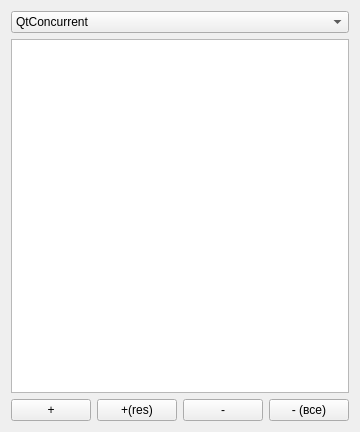
<?xml version="1.0" encoding="UTF-8"?>
<ui version="4.0">
 <class>ImageListWidget</class>
 <widget class="QWidget" name="ImageListWidget">
  <property name="geometry">
   <rect>
    <x>0</x>
    <y>0</y>
    <width>291</width>
    <height>432</height>
   </rect>
  </property>
  <property name="windowTitle">
   <string>Form</string>
  </property>
  <layout class="QVBoxLayout" name="verticalLayout">
   <item>
    <widget class="QComboBox" name="comboBoxMethod">
     <item>
      <property name="text">
       <string>QtConcurrent</string>
      </property>
     </item>
     <item>
      <property name="text">
       <string>Simple</string>
      </property>
     </item>
    </widget>
   </item>
   <item>
    <widget class="QListWidget" name="listWidgetImages">
     <property name="iconSize">
      <size>
       <width>128</width>
       <height>128</height>
      </size>
     </property>
     <property name="viewMode">
      <enum>QListView::IconMode</enum>
     </property>
     <property name="wordWrap">
      <bool>true</bool>
     </property>
    </widget>
   </item>
   <item>
    <layout class="QHBoxLayout" name="horizontalLayout">
     <item>
      <widget class="QPushButton" name="pushButtonAddImages">
       <property name="text">
        <string>+</string>
       </property>
      </widget>
     </item>
     <item>
      <widget class="QPushButton" name="pushButtonAddResImages">
       <property name="text">
        <string>+(res)</string>
       </property>
      </widget>
     </item>
     <item>
      <widget class="QPushButton" name="pushButtonDeleteImage">
       <property name="text">
        <string>-</string>
       </property>
      </widget>
     </item>
     <item>
      <widget class="QPushButton" name="pushButtonDeleteAllImages">
       <property name="text">
        <string>- (все)</string>
       </property>
      </widget>
     </item>
    </layout>
   </item>
  </layout>
 </widget>
 <resources/>
 <connections/>
</ui>
